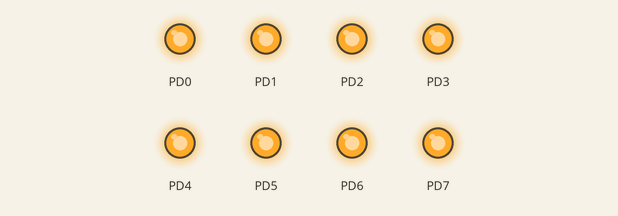
This program was run on a simulated ATmega328P, built with avr-gcc and emulated at 16 MHz. Shown: output pins drawn as LEDs (lit = HIGH).

Above: at 0.5 s.
At 3.6 s:
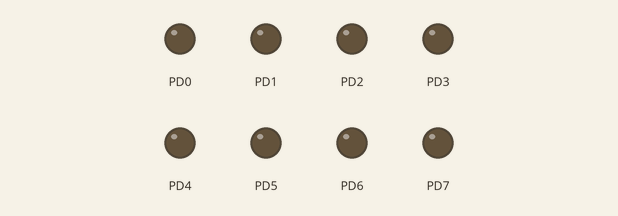
Timing chart, 0 to 4.8 s (numbered marks = the images above):
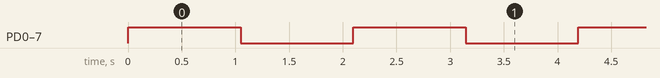

Measured:
- by itself, PD0–7: alternates HIGH for 1.0 s and LOW for 1.0 s

The program:

main.c
```c
/*
 * GccApplication2.c
 *
 * Created: 9/20/2022 3:15:26 PM
 * Author : jose_
 */

#include <avr/io.h>
#define F_CPU 16000000UL    //Define CPU clock as 16Mhz
#include <util/delay.h>
#include <avr/interrupt.h>


int main(void){


	DDRD = 0xFF;
	PORTD = 0xFF;
	TCCR1B = (1 << CS02) | (0 << CS01) | (0 << CS00);
	TIMSK1 = 0b00000001;

	sei();
	while (1){};


}

ISR(TIMER1_OVF_vect)
{
	PORTD ^= 0xFF;

}
```
